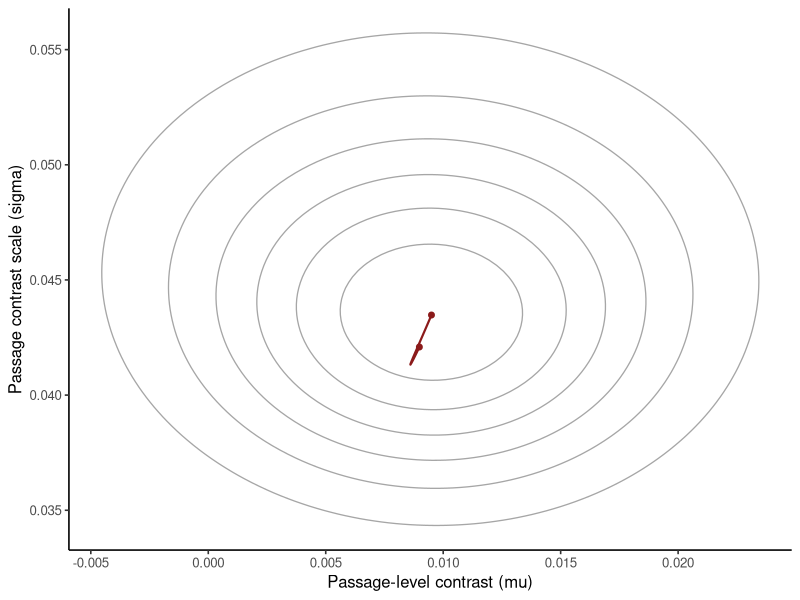

Generate this figure with R:
## ---- chunk 1
#| label: provo-hmc-trajectory
library(ggplot2)

provo <- read.csv("data/provo/passage-summaries.csv", stringsAsFactors = FALSE)
y <- provo$noun_minus_verb_log_ffd
nu <- 4
prior_scale <- 2 * sd(y)
log_sum_exp <- function(x) { m <- max(x); m + log(sum(exp(x - m))) }
log_target <- function(eta) {
  mu <- eta[1]; sigma <- exp(eta[2])
  sum(dt((y - mu) / sigma, df = nu, log = TRUE) - log(sigma)) +
    dnorm(mu, 0, prior_scale, log = TRUE) +
    log(2) + dnorm(sigma, 0, prior_scale, log = TRUE) + eta[2]
}
gradient_log_target <- function(eta) {
  mu <- eta[1]; sigma <- exp(eta[2]); residual <- y - mu
  scaled_squared <- residual^2 / sigma^2
  c(
    sum((nu + 1) * residual / (nu * sigma^2 + residual^2)) -
      mu / prior_scale^2,
    sum(-1 + (nu + 1) * scaled_squared / (nu + scaled_squared)) -
      sigma^2 / prior_scale^2 + 1
  )
}
mode_fit <- optim(c(median(y), log(mad(y))),
                  function(eta) -log_target(eta),
                  gr = function(eta) -gradient_log_target(eta),
                  method = "BFGS", hessian = TRUE,
                  control = list(reltol = 1e-12, maxit = 1000L))
local_sd <- sqrt(diag(solve(mode_fit$hessian)))
grid <- expand.grid(
  mu = seq(mode_fit$par[1] - 7 * local_sd[1],
           mode_fit$par[1] + 7 * local_sd[1], length.out = 321L),
  log_sigma = seq(mode_fit$par[2] - 7 * local_sd[2],
                  mode_fit$par[2] + 7 * local_sd[2], length.out = 321L)
)
grid$log_kernel <- apply(grid, 1, log_target)
grid$weight <- exp(grid$log_kernel - log_sum_exp(grid$log_kernel))
grid$sigma <- exp(grid$log_sigma)
grid_mean <- colSums(grid[, c("mu", "log_sigma")] * grid$weight)
centered <- sweep(as.matrix(grid[, c("mu", "log_sigma")]),
                  2, grid_mean, "-")
grid_covariance <- crossprod(centered * sqrt(grid$weight))
transform <- t(chol(grid_covariance))
inverse_transform <- solve(transform)

log_target_z <- function(z) log_target(grid_mean + drop(transform %*% z))
gradient_z <- function(z) {
  drop(t(transform) %*% gradient_log_target(grid_mean + drop(transform %*% z)))
}
record_state <- function(step, q, momentum) {
  eta <- grid_mean + drop(transform %*% q)
  potential <- -log_target_z(q)
  kinetic <- sum(momentum^2) / 2
  data.frame(step, mu = eta[1], sigma = exp(eta[2]),
             potential, kinetic, hamiltonian = potential + kinetic)
}

set.seed(2026101805)
epsilon <- .20
L <- 12L
q <- drop(inverse_transform %*% (mode_fit$par - grid_mean))
momentum <- rnorm(2)
path <- vector("list", L + 1L)
path[[1]] <- record_state(0L, q, momentum)
momentum <- momentum + .5 * epsilon * gradient_z(q)
for (step in seq_len(L)) {
  q <- q + epsilon * momentum
  if (step < L) momentum <- momentum + epsilon * gradient_z(q)
  else momentum <- momentum + .5 * epsilon * gradient_z(q)
  path[[step + 1L]] <- record_state(step, q, momentum)
}
path <- do.call(rbind, path)
energy_error <- tail(path$hamiltonian, 1) - path$hamiltonian[1]
acceptance_probability <- min(1, exp(-energy_error))

stopifnot(length(y) == 55L, abs(energy_error) < .001)
data.frame(step_size = epsilon, leapfrog_steps = L,
           energy_error, acceptance_probability)
## ---- chunk 2
#| label: plot-provo-hmc-trajectory
#| fig-cap: "A 12-step leapfrog path through the PCT posterior. Contours come from the normalized grid; the two accent points are the trajectory endpoints."
grid$relative_density <- exp(grid$log_kernel - max(grid$log_kernel))
ggplot(grid, aes(mu, sigma, z = relative_density)) +
  geom_contour(color = "grey65", bins = 7, linewidth = .45) +
  geom_path(data = path, aes(mu, sigma), color = "#8B1A1A",
            linewidth = .75, inherit.aes = FALSE) +
  geom_point(data = path[c(1, nrow(path)), ], aes(mu, sigma),
             color = "#8B1A1A", size = 1.7, inherit.aes = FALSE) +
  labs(x = "Passage-level contrast (mu)",
       y = "Passage contrast scale (sigma)") +
  theme_classic(base_size = 12)
